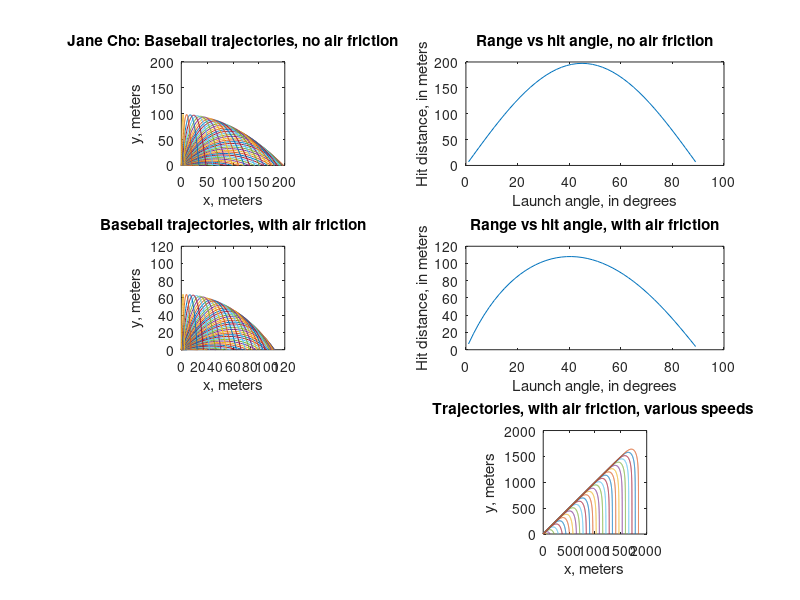

The MATLAB script that drew this image:
function baseball_trajectory
% Calculates the trajectory of a baseball.
% Calculates maximum range for given speed,
% with and without air friction.
% Shows shape of path at high speed.
disp(['Start time:  ' datestr(now)])
cla

% (a) ODEs are in the function rhs far below.
%     The 'event' fn that stops the integration
%     when the ball hits the ground is in 'eventfn'
%     even further below.
% (b) Coefficients for a real baseball taken
% from a google search, which finds a paper
% Sawicki et al, Am. J. Phys. 71(11), Nov 2003.
% Greg Sawicki, by the way, learned some dynamics 
% in TAM 203 from Ruina at Cornell. 

% All parameters in MKS.
m   = 0.145;    % mass of baseball, 5.1 oz
rho = 1.23;     % density of air in kg/m^3
r   = 0.0366;   % baseball radius (1.44 in)
A   = pi*r^2;   % cross sectional area of ball
C_d = 0.35;     % varies, this is typical
g   = 9.81;     % typical g on earth
b   = C_d*rho*A/2; % net coeff of v^2 in drag force

%%%%%%%%%%%%%%%%%%%%%%%%%%%%%%%%%%%%%%%%%%%%%%%
% (b-d)  Use typical homerun hit speed and look
% at various  angles of hit.

tspan=linspace(0,100,1001); % give plenty of time
n = 45;  % number of simulations 
angle = linspace(1,89,n);  %  launch from 1 to 89 degrees
r0=[0 0]';   % Launch x and y position.

% First case:  No air friction.
b = 0;
subplot(3,2,1)
hold off

% Try lots of launch angles, one simulation for
% each launch angle.
for i = 1:n  
inspeed = 44;  % typical homerun hit (m/s), 98 mph.

theta0 = angle(i)*pi/180; % initial angle this simulation
v0=inspeed*[cos(theta0) sin(theta0)]'; %launch velocity
z0=[r0; v0]; % initial position and velocity

options=odeset('events',@eventfn);
[t zarray]=ode45(@rhs,tspan,z0,options,g,b,m); %Solve ODE

x=zarray(:,1); y=zarray(:,2); %Unpack positions
range(i)= x(end); % x value at end,  when ball hits ground

plot(x,y); title('Jane Cho: Baseball trajectories, no air friction')
xlabel('x, meters'); ylabel('y, meters'); axis('equal')
axis([0 200 0 200])
hold on  % save plot for over-writing
end % end of for loop for no-friction trajectories

%Plot range vs angle, no friction case
subplot(3,2,2); hold off;
plot(angle,range);
title('Range vs hit angle, no air friction')
xlabel('Launch angle, in degrees')
ylabel('Hit distance, in meters')

% Pick out best angle and distance
[bestx besti] = max(range);
disp(['No friction case:'])
best_theta_deg = angle(besti)
bestx


% Second case:  WITH air friction
% Identical to code above but now b is NOT zero.
b   = C_d*rho*A/2; % net coeff of v^2 in drag force

subplot(3,2,3)
hold off % clear plot overwrites

% Try lots of launch angles
for i = 1:n  % 
inspeed = 44;  % typical homerun hit (m/s), 98 mph.

theta0 = angle(i)*pi/180; % initial angle this simulation
v0=inspeed*[cos(theta0) sin(theta0)]'; %launch velocity
z0=[r0; v0]; % initial position and velocity

options=odeset('events',@eventfn);
[t zarray]=ode45(@rhs,tspan,z0,options,g,b,m); %Solve ODE

x=zarray(:,1); y=zarray(:,2); %Unpack positions
range(i)= x(end); % x value at end,  when ball hits ground

plot(x,y); title('Baseball trajectories, with air friction')
xlabel('x, meters'); ylabel('y, meters'); axis('equal')
axis([0 120 0 120])
hold on  % save plot for over-writing
end % end of for loop for with-friction trajectories

%Plot range vs angle, no friction case
subplot(3,2,4); 
plot(angle,range);
title('Range vs hit angle, with air friction')
xlabel('Launch angle, in degrees')
ylabel('Hit distance, in meters')

%Find Max range and corresponding launch angle
[bestx besti] = max(range);
disp(['With Friction:'])
best_theta_deg = angle(besti)
bestx


%%%%%%%%%%%%%%%%%%%%%%%%%%
% Now look at trajectories at a variety of speeds
% Try lots of launch angles
subplot(3,2,6)
hold off
speeds = 10.^linspace(1,8,30); % speeds from 1 to 100 million m/s
for i = 1:30  % 
inspeed = speeds(i);  % typical homerun hit (m/s), 98 mph.

theta0 = pi/4; % initial angle is 45 degrees at all speeds
v0=inspeed*[cos(theta0) sin(theta0)]'; %launch velocity
z0=[r0; v0]; % initial position and velocity

options=odeset('events',@eventfn);
[t zarray]=ode45(@rhs,tspan,z0,options,g,b,m); %Solve ODE

x=zarray(:,1); y=zarray(:,2); %Unpack positions
range(i)= x(end); % x value at end,  when ball hits ground

plot(x,y); title('Trajectories, with air friction, various speeds ')
xlabel('x, meters'); ylabel('y, meters'); axis('equal')
axis([0 2000 0 2000])
hold on  % save plot for over-writing
end % end of for loop for range at various speeds

disp(['End time:  ' datestr(now)])
end % end of Baseball_trajectory.m




%%%%%%%%%%%%%%%%%%%%%%%%%%%%%%%%%%%%%
% Governing Ord Diff Eqs.
function zdot=rhs(t,z,g,b,m)
% Unpack the variables
x=z(1); y=z(2);
vx=z(3); vy=z(4);

%The ODEs
xdot=vx; ydot=vy; v = sqrt(vx^2+vy^2);
vxdot=-b*vx*v/m;
vydot=-b*vy*v/m - g;

zdot= [xdot;ydot;vxdot;vydot]; % Packed up again.
end




%%%%%%%%%%%%%%%%%%%%%%%%%%%%%%%%%%%%%
% 'Event' that ball hits the ground
function [value isterminal dir] = eventfn(t,z,g,b,m)
y=z(2);
value = y;      % When this is zero, integration stops
isterminal = 1; % 1 means stop.
dir= -1;        % -1 means ball is falling when it hits
end

